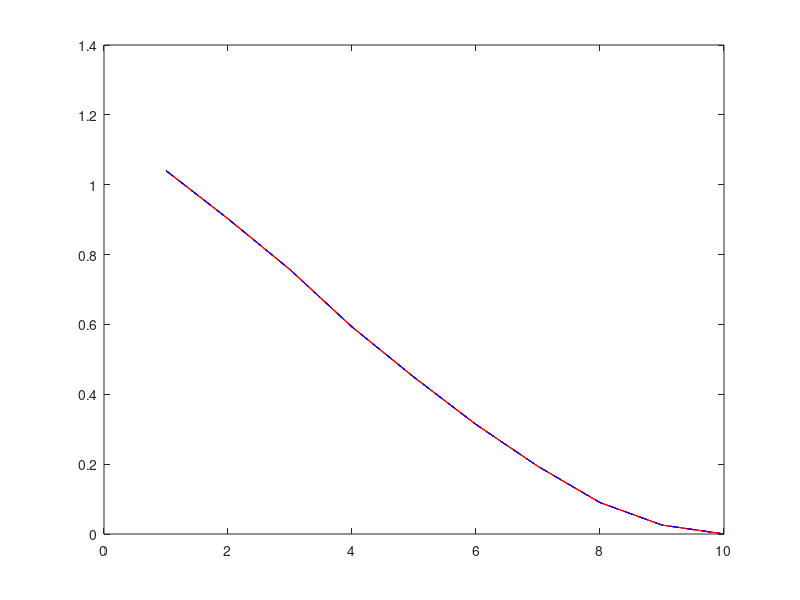

The MATLAB script that drew this image:
%% a
clear all
close all
clc
close all

x = [1.02 0.95 0.87 0.77 0.67 0.56 0.44 0.30 0.16 0.01]';
y = [0.39 0.32 0.27 0.22 0.18 0.15 0.13 0.12 0.13 0.15]';

xto2 = x.^2;
yto2 = x.^2;
xy = x.*y;

A = [yto2 xy x y ones(length(x),1)];
b = xto2;


param = A\b
scatter(x,y,'*r');
hold on
[x,y] = meshgrid(-1.5:0.1:5);
f = param(1)*y.^2 + param(2)*x.*y + param(3)*x + param(4)*y - x.^2;             
contour(x,y,f,[-param(5) -param(5)],'b');  

%% b
clear all
close all
clc
clf

for i=1:3
    x = [1.02 0.95 0.87 0.77 0.67 0.56 0.44 0.30 0.16 0.01]';
    y = [0.39 0.32 0.27 0.22 0.18 0.15 0.13 0.12 0.13 0.15]';
    y = y + rand(length(y),1)*(i-1);
    
    xto2 = x.^2;
    yto2 = x.^2;
    xy = x.*y;
    
    A = [yto2 xy x y ones(length(x),1)];
    b = xto2
    
    param = A\b;
    plot(xto2,'r')
    hold on
    plot(A*param,'--b')
    hold on
end
